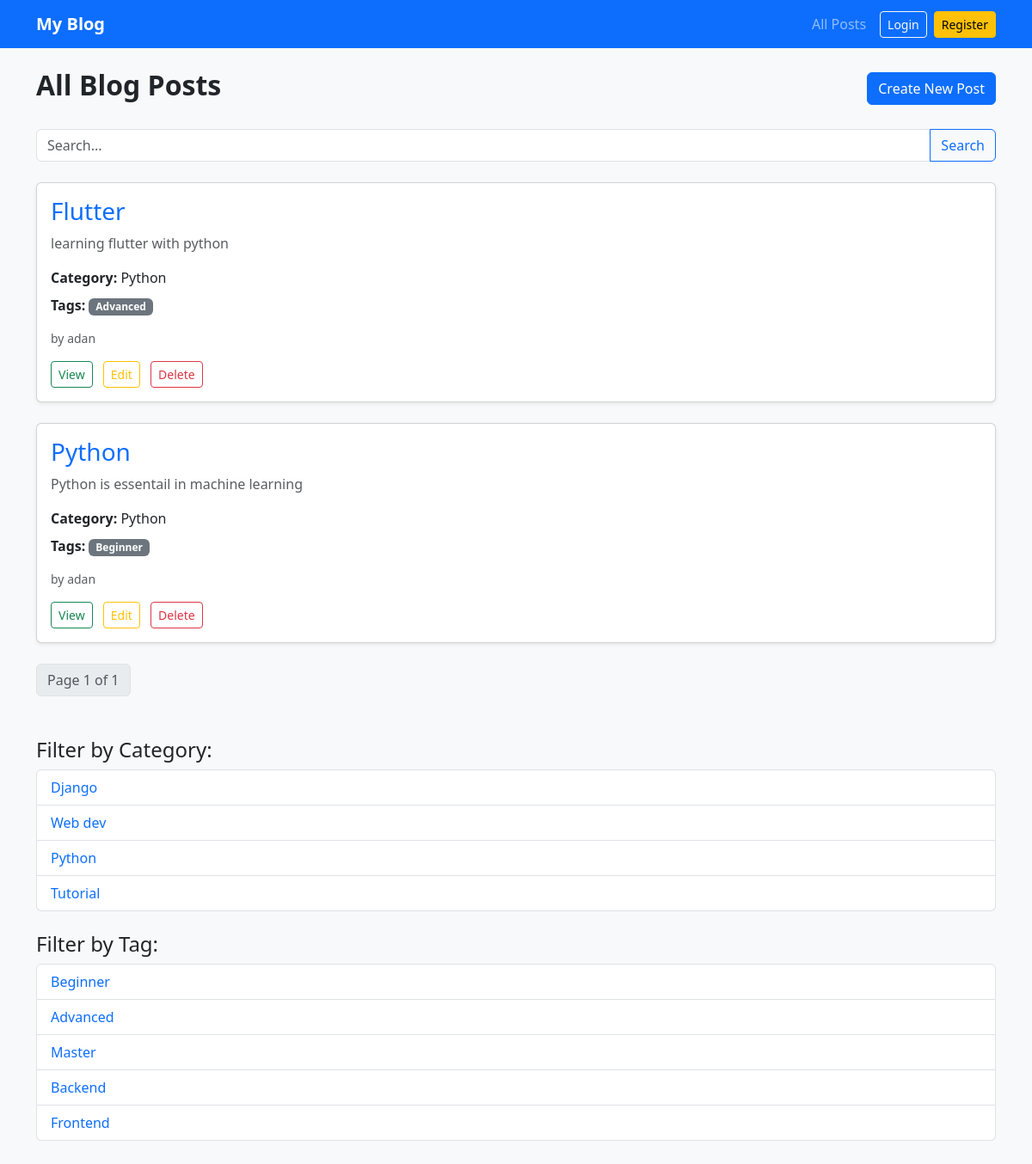
Page /?category=python on the committed database.
### blog/models.py (models this page shows, shortened)
class Post(models.Model):
    author = models.ForeignKey(User,on_delete=models.CASCADE,related_name="posts")
    title = models.CharField(max_length=100)
    slug = models.SlugField(unique=True,blank=True)
    body = models.TextField()
    created_at = models.DateTimeField(auto_now_add=True)
    category =models.ForeignKey(Category, on_delete=models.CASCADE)
    tags = models.ManyToManyField("Tag",blank=True)
    class Meta:
        ordering = ['-created_at']

class Category(models.Model):
    name = models.CharField(max_length=100)
    slug = models.SlugField(unique=True,blank=True)

class Tag(models.Model):
    name = models.CharField(max_length=50)
    slug = models.SlugField(unique=True,blank=True)

### blog/views.py (the view)
# urls.py: path('',views.post_list,name = "post_list"),
def post_list(request):
    posts = Post.objects.all()
    category_slug = request.GET.get("category")
    tag_slug = request.GET.get("tags")
    query = request.GET.get("q")
    if category_slug:
        posts = posts.filter(category__slug=category_slug)
    if tag_slug:
        posts = posts.filter(tags__slug=tag_slug)
    if query:
        posts = posts.filter(
            Q(title__icontains=query) |
            Q(body__icontains=query)
        ).distinct()
    paginator = Paginator(posts,5)
    page_number = request.GET.get("page")
    page_obj = paginator.get_page(page_number)
    categories = Category.objects.all()
    tags = Tag.objects.all()
    return render(request, "blog/post_list.html", {
        "page_obj":page_obj,
        "categories": categories,
        "tags": tags
    })

### blog/templates/blog/post_list.html (shortened to what this page needs)
{% extends "blog/base.html" %}
{% block content %}
<div class="d-flex justify-content-between align-items-center mb-4">
  <h2 class="fw-bold">All Blog Posts</h2>
  <a href="{% url 'blog:post_create' %}" class="btn btn-primary"
    >Create New Post</a
  >
</div>
<form method="GET" action="" class="input-group mb-4">
  <input
    type="text"
    name="q"
    class="form-control"
    placeholder="Search..."
    value="{{ request.GET.q }}"
  />
  <button class="btn btn-outline-primary" type="submit">Search</button>
</form>
{% for post in page_obj %}
<div class="card shadow-sm mb-4">
  <div class="card-body">
    <h3 class="card-title mb-2">
      <a
        href="{% url 'blog:post_detail' post.slug %}"
        class="text-decoration-none text-primary"
      >
        {{ post.title }}
      </a>
    </h3>
    <p class="card-text text-muted">{{ post.body|truncatechars:120 }}</p>
    <div class="mb-2"><strong>Category:</strong> {{ post.category.name }}</div>
    <div class="mb-3">
      <strong>Tags:</strong>
      {% for tag in post.tags.all %}
      <span class="badge bg-secondary">{{ tag.name }}</span>
      {% empty %}
      <span class="text-muted">No tags</span>
      {% endfor %}
    </div>
<p class="small text-muted">
    by {{ post.author.username }}
</p>
    <div>
      <a
        href="{% url 'blog:post_detail' post.slug %}"
        class="btn btn-sm btn-outline-success me-2"
        >View</a
      >
      <a
        href="{% url 'blog:post_edit' post.slug %}"
        class="btn btn-sm btn-outline-warning me-2"
        >Edit</a
      >
      <a
        href="{% url 'blog:post_delete' post.slug %}"
        class="btn btn-sm btn-outline-danger"
        >Delete</a
      >
    </div>
  </div>
</div>
{% endfor %}
<nav>
  <ul class="pagination">
    <li class="page-item disabled">
      <span class="page-link">
        Page {{ page_obj.number }} of {{ page_obj.paginator.num_pages }}
      </span>
    </li>
  </ul>
</nav>
<h4 class="mt-5">Filter by Category:</h4>
<ul class="list-group mb-4">
  {% for category in categories %}
  <li class="list-group-item">
    <a href="?category={{ category.slug }}" class="text-decoration-none"
      >{{ category.name }}</a
    >
  </li>
  {% endfor %}
</ul>
<h4>Filter by Tag:</h4>
<ul class="list-group">
  {% for tag in tags %}
  <li class="list-group-item">
    <a href="?tag={{ tag.slug }}" class="text-decoration-none"
      >{{ tag.name }}</a
    >
  </li>
  {% endfor %}
</ul>
{% endblock %}

### rows in the picture
Post: title "Flutter", body "learning flutter with python", category.name "Python", author.username "adan"
Tag: name "Advanced"
Post: title "Python", body "Python is essentail in machine learning", category.name "Python", author.username "adan"
Tag: name "Beginner"
Category: name "Django"
Category: name "Web dev"
Category: name "Python"
Category: name "Tutorial"
Tag: name "Master"
Tag: name "Backend"
Tag: name "Frontend"

### other values in the picture
{{ page_obj.number }} "1"
{{ page_obj.paginator.num_pages }} "1"
